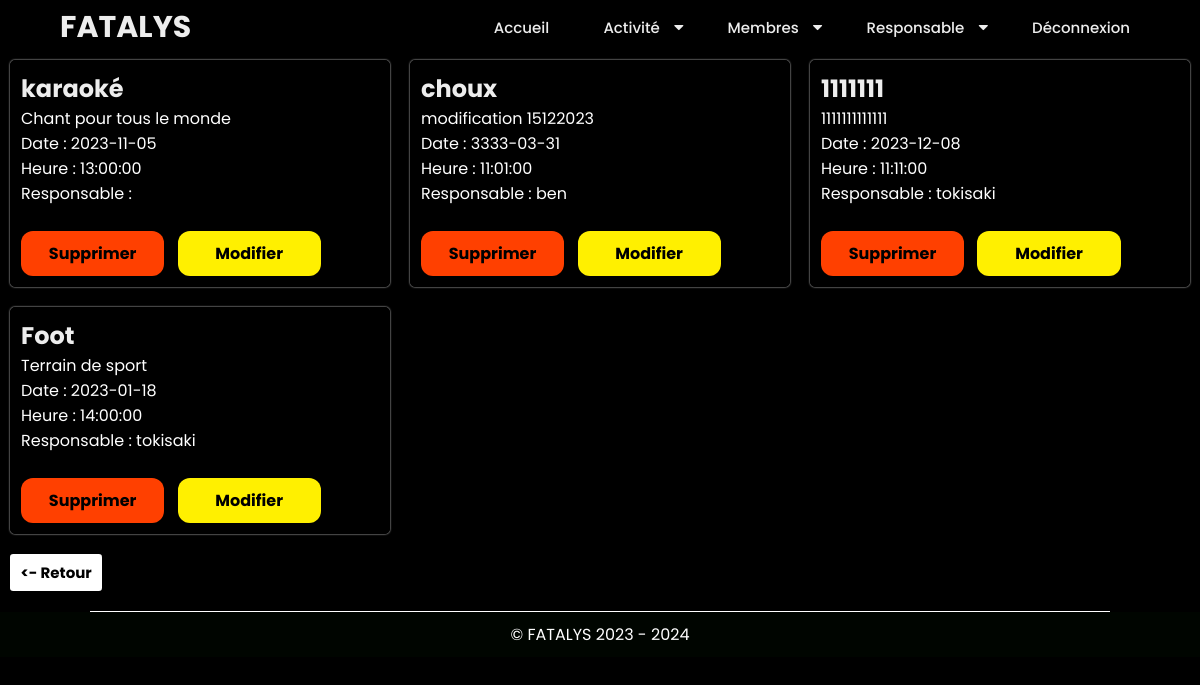
Before: /espace_admin/activite/activite.php (signed in) with the older database file.
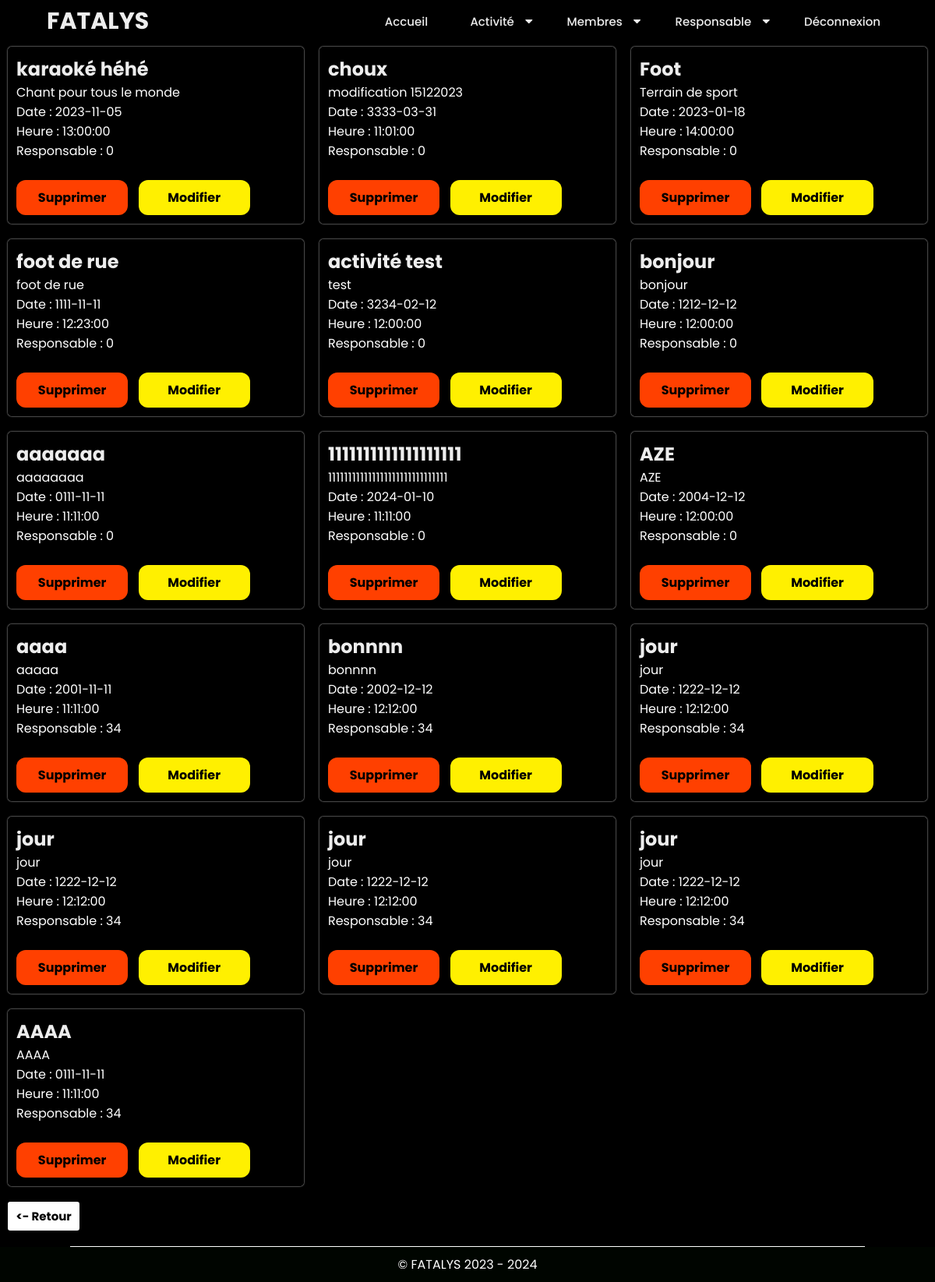
After: the same page with the newer database file.
### tables this page shows
CREATE TABLE `activite` (
  `id` int(11) NOT NULL,
  `titre` text NOT NULL,
  `description` text NOT NULL,
  `heure` time NOT NULL,
  `date` date NOT NULL DEFAULT current_timestamp(),
  `responsable` int(11) DEFAULT NULL,
  `max_participants` int(11) DEFAULT NULL,
  `participants` int(11) DEFAULT 0,
  `horaire` varchar(255) DEFAULT NULL,
  `id_responsable` int(11) DEFAULT NULL
);

### espace_admin/activite/activite.php (the view, shortened to what this page needs)
<?php
$bdd = new PDO('mysql:host=localhost;dbname=manif;', 'root', '');
?>
<!DOCTYPE html>
<html lang="en">
<head>
    <link rel="stylesheet" href="https://cdnjs.cloudflare.com/ajax/libs/font-awesome/4.7.0/css/font-awesome.min.css">
    <link rel="stylesheet" href="../../style/style_admin/afficher_act.css">
    <link rel="stylesheet" href="../../style/general/navbar.css">
    <link rel="stylesheet" href="../../style/general/scrollbar.css">
    <link rel="stylesheet" href="../../style/general/bouton.css">
    <link rel="stylesheet" href="../../style/general/footer.css">
    <link rel="stylesheet" href="../../style/general/general.css">
</head>
<body>
    <header class="header">
    <a class="logo">FATALYS</a>
    <nav class="navbar">
            <a href="../index.php">Accueil</a>
            <div class="dropdown">
                <a href="#" class="with-dropdown">Activité</a>
                <i class="fa fa-caret-down"></i>
            </div>
            <div class="dropdown">
                <a href="#" class="with-dropdown">Membres</a>
                <i class="fa fa-caret-down"></i>
            </div>
            <div class="dropdown">
                <a href="#" class="with-dropdown">Responsable</a>
                <i class="fa fa-caret-down"></i>
            </div>
            <a href="../connexion/deconnexion.php">Déconnexion</a>
        </nav>
    </header>
<div class="main" id="main">
  <div class="card">
    <?php
    $recupAct = $bdd->query('SELECT * FROM activite');
    while ($activite = $recupAct->fetch()) {
        ?>
        <div class="activite" style="border: 1px solid black">
            <h2><?= $activite['titre']; ?></h2>
            <p><?= $activite['description']; ?></p>
            <p>Date : <?= $activite['date']; ?></p>
            <p>Heure : <?= $activite['heure']; ?></p>
            <p>Responsable : <?= $activite['responsable']; ?></p>
            <br>
            <a href="../update/supprimer_act.php?id=<?= $activite['id']; ?>">
                <button class="supprimer" role="button">Supprimer</button>
            </a>
            <a href="../update/modifier_act.php?id=<?= $activite['id']; ?>">
                <button class="modifier" role="button">Modifier</button>
            </a>
        </div>
        <br>
        <?php
    }
    ?>
    </div>
    <a href="../index.php" class="bn1234 bn34"><- Retour</a>
</div>
<footer>
<p>© FATALYS 2023 - 2024</p>
</footer>
</body>
</html>

Changed rows visible on the page:
removed activite: titre "1111111", description "1111111111111", date "2023-12-08", heure "11:11:00", responsable "tokisaki"
changed activite "Chant pour tous le monde": titre "karaoké" → "karaoké héhé"; responsable (not shown) → "0"
changed activite "choux": responsable "ben" → "0"
changed activite "Foot": responsable "tokisaki" → "0"
added activite: titre "foot de rue", description "foot de rue", date "1111-11-11", heure "12:23:00", responsable "0"
added activite: titre "activité test", description "test", date "3234-02-12", heure "12:00:00", responsable "0"
added activite: titre "bonjour", description "bonjour", date "1212-12-12", heure "12:00:00", responsable "0"
added activite: titre "aaaaaaa", description "aaaaaaaa", date "0111-11-11", heure "11:11:00", responsable "0"
added activite: titre "1111111111111111111", description "111111111111111111111111111111", date "2024-01-10", heure "11:11:00", responsable "0"
added activite: titre "AZE", description "AZE", date "2004-12-12", heure "12:00:00", responsable "0"
added activite: titre "aaaa", description "aaaaa", date "2001-11-11", heure "11:11:00", responsable "34"
added activite: titre "bonnnn", description "bonnnn", date "2002-12-12", heure "12:12:00", responsable "34"
added activite: titre "jour", description "jour", date "1222-12-12", heure "12:12:00", responsable "34"
added activite: titre "jour", description "jour", date "1222-12-12", heure "12:12:00", responsable "34"
added activite: titre "jour", description "jour", date "1222-12-12", heure "12:12:00", responsable "34"
added activite: titre "jour", description "jour", date "1222-12-12", heure "12:12:00", responsable "34"
added activite: titre "AAAA", description "AAAA", date "0111-11-11", heure "11:11:00", responsable "34"
